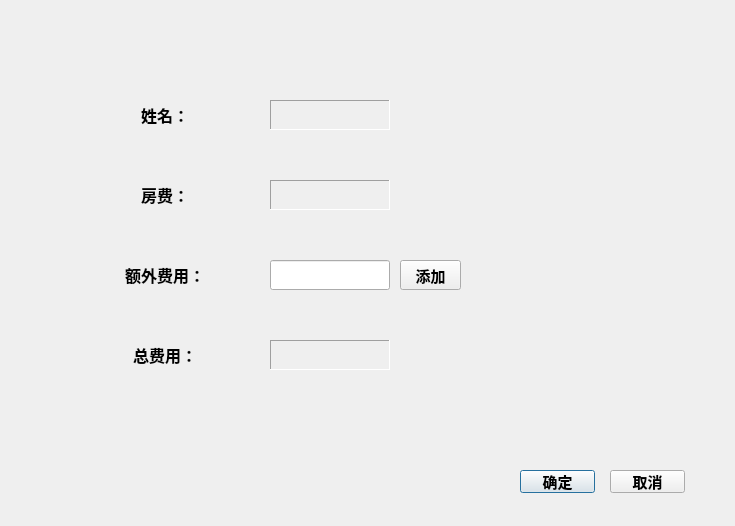
<?xml version="1.0" encoding="UTF-8"?>
<ui version="4.0">
 <class>checkout</class>
 <widget class="QDialog" name="checkout">
  <property name="geometry">
   <rect>
    <x>0</x>
    <y>0</y>
    <width>735</width>
    <height>526</height>
   </rect>
  </property>
  <property name="windowTitle">
   <string>用户退房</string>
  </property>
  <widget class="QLabel" name="name">
   <property name="geometry">
    <rect>
     <x>120</x>
     <y>100</y>
     <width>90</width>
     <height>30</height>
    </rect>
   </property>
   <property name="frameShape">
    <enum>QFrame::NoFrame</enum>
   </property>
   <property name="frameShadow">
    <enum>QFrame::Plain</enum>
   </property>
   <property name="text">
    <string>&lt;html&gt;&lt;head/&gt;&lt;body&gt;&lt;p align=&quot;center&quot;&gt;&lt;span style=&quot; font-size:12pt; font-weight:600;&quot;&gt;姓名：&lt;/span&gt;&lt;/p&gt;&lt;/body&gt;&lt;/html&gt;</string>
   </property>
  </widget>
  <widget class="QLabel" name="room_p">
   <property name="geometry">
    <rect>
     <x>120</x>
     <y>180</y>
     <width>90</width>
     <height>30</height>
    </rect>
   </property>
   <property name="text">
    <string>&lt;html&gt;&lt;head/&gt;&lt;body&gt;&lt;p align=&quot;center&quot;&gt;&lt;span style=&quot; font-size:12pt; font-weight:600;&quot;&gt;房费：&lt;/span&gt;&lt;/p&gt;&lt;/body&gt;&lt;/html&gt;</string>
   </property>
  </widget>
  <widget class="QLabel" name="extercharge">
   <property name="geometry">
    <rect>
     <x>120</x>
     <y>260</y>
     <width>90</width>
     <height>30</height>
    </rect>
   </property>
   <property name="text">
    <string>&lt;html&gt;&lt;head/&gt;&lt;body&gt;&lt;p align=&quot;center&quot;&gt;&lt;span style=&quot; font-size:12pt; font-weight:600;&quot;&gt;额外费用：&lt;/span&gt;&lt;/p&gt;&lt;/body&gt;&lt;/html&gt;</string>
   </property>
  </widget>
  <widget class="QLabel" name="all">
   <property name="geometry">
    <rect>
     <x>120</x>
     <y>340</y>
     <width>90</width>
     <height>30</height>
    </rect>
   </property>
   <property name="font">
    <font>
     <pointsize>12</pointsize>
     <weight>75</weight>
     <bold>true</bold>
    </font>
   </property>
   <property name="text">
    <string>&lt;html&gt;&lt;head/&gt;&lt;body&gt;&lt;p align=&quot;center&quot;&gt;总费用：&lt;/p&gt;&lt;/body&gt;&lt;/html&gt;</string>
   </property>
  </widget>
  <widget class="QLineEdit" name="exterchargeEdit">
   <property name="geometry">
    <rect>
     <x>270</x>
     <y>260</y>
     <width>120</width>
     <height>30</height>
    </rect>
   </property>
  </widget>
  <widget class="QLabel" name="nameEdit">
   <property name="geometry">
    <rect>
     <x>270</x>
     <y>100</y>
     <width>120</width>
     <height>30</height>
    </rect>
   </property>
   <property name="frameShape">
    <enum>QFrame::Panel</enum>
   </property>
   <property name="frameShadow">
    <enum>QFrame::Sunken</enum>
   </property>
   <property name="text">
    <string/>
   </property>
  </widget>
  <widget class="QLabel" name="room_pEdit">
   <property name="geometry">
    <rect>
     <x>270</x>
     <y>180</y>
     <width>120</width>
     <height>30</height>
    </rect>
   </property>
   <property name="frameShape">
    <enum>QFrame::Panel</enum>
   </property>
   <property name="frameShadow">
    <enum>QFrame::Sunken</enum>
   </property>
   <property name="text">
    <string/>
   </property>
  </widget>
  <widget class="QLabel" name="allEdit">
   <property name="geometry">
    <rect>
     <x>270</x>
     <y>340</y>
     <width>120</width>
     <height>30</height>
    </rect>
   </property>
   <property name="frameShape">
    <enum>QFrame::Panel</enum>
   </property>
   <property name="frameShadow">
    <enum>QFrame::Sunken</enum>
   </property>
   <property name="text">
    <string/>
   </property>
  </widget>
  <widget class="QLabel" name="label_5">
   <property name="geometry">
    <rect>
     <x>0</x>
     <y>0</y>
     <width>741</width>
     <height>521</height>
    </rect>
   </property>
   <property name="styleSheet">
    <string notr="true">border-image: url(:/picture/1.jpg);</string>
   </property>
   <property name="text">
    <string/>
   </property>
  </widget>
  <widget class="QPushButton" name="okButton">
   <property name="geometry">
    <rect>
     <x>520</x>
     <y>470</y>
     <width>75</width>
     <height>23</height>
    </rect>
   </property>
   <property name="font">
    <font>
     <pointsize>11</pointsize>
     <weight>75</weight>
     <bold>true</bold>
    </font>
   </property>
   <property name="text">
    <string>确定</string>
   </property>
  </widget>
  <widget class="QPushButton" name="cancellButton">
   <property name="geometry">
    <rect>
     <x>610</x>
     <y>470</y>
     <width>75</width>
     <height>23</height>
    </rect>
   </property>
   <property name="font">
    <font>
     <pointsize>11</pointsize>
     <weight>75</weight>
     <bold>true</bold>
    </font>
   </property>
   <property name="text">
    <string>取消</string>
   </property>
  </widget>
  <widget class="QPushButton" name="add">
   <property name="geometry">
    <rect>
     <x>400</x>
     <y>260</y>
     <width>61</width>
     <height>30</height>
    </rect>
   </property>
   <property name="font">
    <font>
     <pointsize>11</pointsize>
     <weight>75</weight>
     <bold>true</bold>
    </font>
   </property>
   <property name="text">
    <string>添加</string>
   </property>
  </widget>
  <zorder>label_5</zorder>
  <zorder>name</zorder>
  <zorder>room_p</zorder>
  <zorder>extercharge</zorder>
  <zorder>all</zorder>
  <zorder>exterchargeEdit</zorder>
  <zorder>nameEdit</zorder>
  <zorder>room_pEdit</zorder>
  <zorder>allEdit</zorder>
  <zorder>okButton</zorder>
  <zorder>cancellButton</zorder>
  <zorder>add</zorder>
 </widget>
 <resources/>
 <connections/>
</ui>
